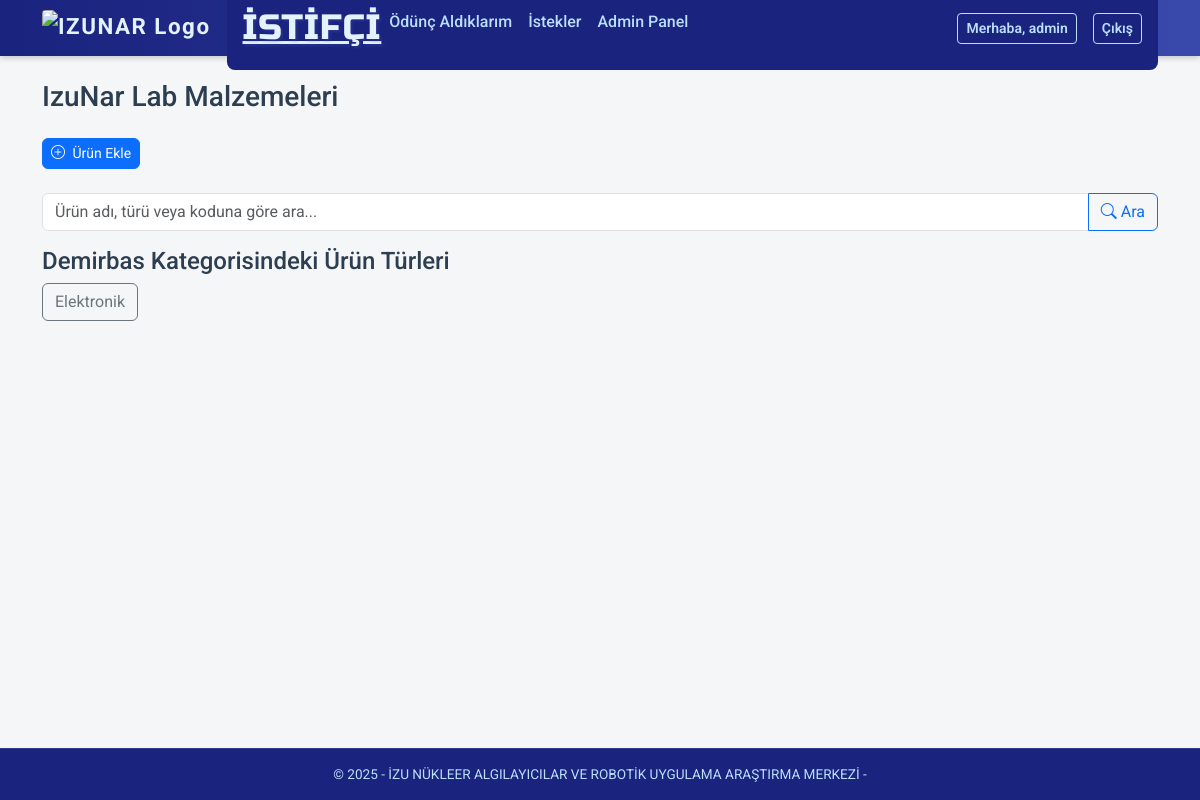
/?category=demirbas (signed in), run on the app's committed database.
### models.py (models this page shows, shortened)
class User(db.Model, UserMixin):
    id = db.Column(db.Integer, primary_key=True)
    username = db.Column(db.String(64), unique=True, nullable=False)
    password_hash = db.Column(db.String(128), nullable=False)
    role = db.Column(db.String(20), default='user')  # 'admin' ya da 'user'
    can_add_product = db.Column(db.Boolean, default=False)
    can_delete_product = db.Column(db.Boolean, default=False)
    def is_admin(self):
        return self.role == 'admin'
    def has_add_permission(self):
        return self.is_admin() or self.can_add_product

class Component(db.Model):
    id = db.Column(db.Integer, primary_key=True)
    name = db.Column(db.String(120), nullable=False)
    category = db.Column(db.String(20), nullable=False)  # 'demirbas' veya 'sarf'
    type = db.Column(db.String(100), nullable=True)
    location = db.Column(db.String(150), nullable=True)
    description = db.Column(db.Text, nullable=True)
    quantity = db.Column(db.Integer, nullable=False)
    image_url = db.Column(db.String(300), default="https://via.placeholder.com/300x200?text=Ürün")
    part_number = db.Column(db.String(100), nullable=True)
    code = db.Column(db.String(150), unique=True)
    tags = db.relationship(
        'Tag',
        secondary=component_tag,
        back_populates='components'
    )

### app.py (the view, shortened to what this page needs)
@app.route('/')
@login_required
def index():
    search_query = request.args.get('q', '').strip()
    selected_category = request.args.get('category', '').strip()
    grouped_components = defaultdict(list)
    all_types = []
    all_categories = db.session.query(Component.category).distinct().all()
    if search_query:
        components = Component.query.options(joinedload(Component.inventory_items)).filter(
            or_(
                Component.name.ilike(f'%{search_query}%'),
                Component.type.ilike(f'%{search_query}%'),
                Component.code.ilike(f'%{search_query}%')
            )
        ).all()
        for comp in components:
            grouped_components[comp.type or 'Diğer'].append(comp)
        return render_template(
            'index.html',
            all_categories=[c[0] for c in all_categories],
            grouped_components=grouped_components,
            all_types=[],
            selected_category=None,
            search_query=search_query
        )
    elif selected_category:
        components = Component.query.options(joinedload(Component.inventory_items)).filter(
            func.lower(Component.category) == selected_category.lower()
        ).all()
        for comp in components:
            grouped_components[comp.type or 'Diğer'].append(comp)
        all_types = sorted(grouped_components.keys())
        return render_template(
            'index.html',
            grouped_components=grouped_components,
            all_types=all_types,
            selected_category=selected_category,
            search_query=''
        )

### app.py (called while the page is built)
@app.context_processor
def inject_csrf_token():
    return dict(csrf_token=generate_csrf())

@app.context_processor
def inject_timezone():
    return dict(tz=ZoneInfo("Europe/Istanbul"))

@login_manager.user_loader
def load_user(user_id):
    return User.query.get(int(user_id))

### templates/index.html (shortened to what this page needs)
{% extends "base.html" %}
{% block content %}
<h3 class="mb-4">IzuNar Lab Malzemeleri</h3>
<div class="mb-4 d-flex align-items-center gap-2 flex-wrap">
  {% if current_user.has_add_permission() %}
    <a href="{{ url_for('add_component') }}" class="btn btn-primary btn-sm rounded">
      <i class="bi bi-plus-circle me-1"></i> Ürün Ekle
    </a>
  {% endif %}
</div>
<form method="get" action="{{ url_for('index') }}" class="mb-3">
  <div class="input-group">
    <input
      type="search"
      name="q"
      class="form-control"
      placeholder="Ürün adı, türü veya koduna göre ara..."
      value="{{ request.args.get('q', '') }}"
      aria-label="Ara"
      autocomplete="off"
    >
    <button class="btn btn-outline-primary" type="submit">
      <i class="bi bi-search"></i> Ara
    </button>
  </div>
</form>
{% if search_query %}
  <h4>“{{ search_query }}” için arama sonuçları</h4>
  {% for type, comps in grouped_components.items() %}
    <h5 class="mt-4">{{ type }}</h5>
    <div class="row g-4 products-container">
      {% for comp in comps %}
        {% set component = comp %}
        {% include 'partials/product_card.html' %}
      {% endfor %}
    </div>
  {% endfor %}
{% elif selected_category and grouped_components %}
  <h4>{{ selected_category.capitalize() }} Kategorisindeki Ürün Türleri</h4>
  <ul class="list-unstyled d-flex flex-wrap gap-2">
    {% for type in all_types %}
      <li>
        <button
          class="btn btn-outline-secondary"
          onclick="toggleProducts('{{ type|replace(' ', '_') }}')"
          aria-expanded="false"
          aria-controls="products-{{ type|replace(' ', '_') }}"
        >
          {{ type }}
        </button>
      </li>
    {% endfor %}
  </ul>
{% endif %}
{% endblock %}

### templates/base.html (shortened to what this page needs)
<!DOCTYPE html>
<html lang="tr">
<head>
  <link href="https://cdn.jsdelivr.net/npm/bootstrap@5.3.0/dist/css/bootstrap.min.css" rel="stylesheet" />
  <link href="https://cdn.jsdelivr.net/npm/bootstrap-icons@1.10.5/font/bootstrap-icons.css" rel="stylesheet" />
</head>
<body>
<nav class="navbar navbar-expand-lg">
  <div class="container">
    <a class="navbar-brand" href="https://nar.izu.edu.tr/" target="_blank" rel="noopener noreferrer">
      <img src="https://nar.izu.edu.tr/assets/nar_logo_lowres.png" alt="IZUNAR Logo" />
    </a>
    <div class="collapse navbar-collapse" id="navbarContent">
      <ul class="navbar-nav me-auto mb-2 mb-lg-0">
        <li class="nav-item">
          <a class="modern-title" href="{{ url_for('index') }}">İSTİFÇİ</a>
        </li>
        {% if current_user.is_authenticated %}
        <li class="nav-item">
          <a class="nav-link" href="{{ url_for('my_borrowed') }}">Ödünç Aldıklarım</a>
        </li>
        <li class="nav-item">
          <a class="nav-link" href="{{ url_for('requests') }}">İstekler</a>
        </li>
        {% if current_user.is_admin() %}
        <li class="nav-item">
          <a class="nav-link" href="{{ url_for('admin_dashboard') }}">Admin Panel</a>
        </li>
        {% endif %}
        {% endif %}
      </ul>
      <div class="d-flex align-items-center gap-2">
        {% if current_user.is_authenticated %}
        <a class="btn btn-outline-light btn-sm me-2" href="{{ url_for('change_password') }}">
          Merhaba, {{ current_user.username }}
        </a>
        <a class="btn btn-outline-light btn-sm" href="{{ url_for('logout') }}">Çıkış</a>
        {% else %}
        <a class="btn btn-outline-light btn-sm" href="{{ url_for('login') }}">Giriş</a>
        <a class="btn btn-outline-light btn-sm" href="{{ url_for('register') }}">Kayıt Ol</a>
        {% endif %}
      </div>
    </div>
  </div>
</nav>
<div class="container mt-4">
  {% block content %}{% endblock %}
</div>
<footer>
  &copy; {{ current_year or "2025" }} - İZU NÜKLEER ALGILAYICILAR VE ROBOTİK UYGULAMA ARAŞTIRMA MERKEZİ -
</footer>
</body>
</html>

### templates/base.html (style rules this page uses)
.modern-title { font-family: 'Russo One', sans-serif; font-size: 2.2rem; letter-spacing: 1px; color: #e3f2fd; text-shadow: 2px 2px 3px #3949ab66; text-transform: uppercase; }
body { font-family: 'Roboto', sans-serif; background-color: #f4f6f8; color: #2c3e50; padding-top: 56px; margin-bottom: 3.5rem; }
.navbar { position: fixed; top: 0; left: 0; right: 0; height: 56px; background: linear-gradient(90deg, #1a237e 0%, #3949ab 100%); box-shadow: 0 2px 6px rgba(0, 0, 0, 0.2); transition: top 0.3s ease; z-index: 1030; }
.navbar-brand { display: flex; align-items: center; gap: 0.5rem; font-weight: 700; font-size: 1.4rem; letter-spacing: 1.5px; color: #e3f2fd !important; }
.navbar-brand img { height: 36px; width: auto; border-radius: 4px; }
.navbar-nav .nav-link { color: #bbdefb !important; font-weight: 500; transition: color 0.3s ease; }
.btn-outline-light { border-color: #bbdefb; color: #bbdefb; font-weight: 600; transition: all 0.3s ease; }
footer { position: fixed; bottom: 0; left: 0; right: 0; background-color: #1a237e; color: #bbdefb; padding: 1rem 0; text-align: center; font-size: 0.9rem; box-shadow: inset 0 1px 0 rgba(255, 255, 255, 0.1); white-space: nowrap; overflow: hidden; text-overflow: ellipsis; z-index: 1020; }
.navbar-collapse { background-color: #1a237e !important; border-radius: 0.5rem; padding: 1rem; animation: slideIn 0.4s ease forwards; }

### templates/partials/index_styles.html (style rules this page uses)
footer { padding: 1rem; text-align: center; font-size: 0.85rem; white-space: normal; word-wrap: break-word; max-width: 100%; box-sizing: border-box; }

### data on the page
User: username "admin"
Component: capitalize "Demirbas", type "Elektronik"

### other printed values
{{ current_year or "2025" }} "2025"
